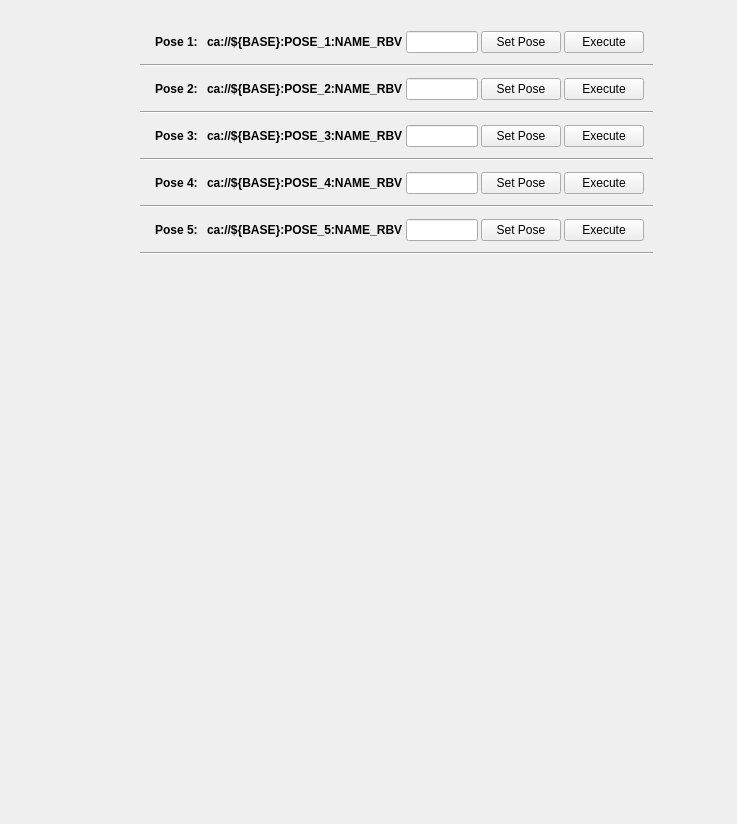
<?xml version="1.0" encoding="UTF-8"?>
<ui version="4.0">
 <class>Form</class>
 <widget class="QWidget" name="Form">
  <property name="geometry">
   <rect>
    <x>0</x>
    <y>0</y>
    <width>737</width>
    <height>824</height>
   </rect>
  </property>
  <property name="windowTitle">
   <string>Form</string>
  </property>
  <widget class="QWidget" name="layoutWidget">
   <property name="geometry">
    <rect>
     <x>140</x>
     <y>20</y>
     <width>513</width>
     <height>790</height>
    </rect>
   </property>
   <layout class="QVBoxLayout" name="value_layout" stretch="0,0,0,0,0,0,0,0,0,0,0,0,0">
    <property name="spacing">
     <number>10</number>
    </property>
    <item>
     <widget class="PyDMLineEdit" name="user_setpoint">
      <property name="maximumSize">
       <size>
        <width>0</width>
        <height>0</height>
       </size>
      </property>
      <property name="toolTip">
       <string/>
      </property>
     </widget>
    </item>
    <item>
     <widget class="QWidget" name="frame_1" native="true">
      <layout class="QHBoxLayout" name="tweak_layout" stretch="0,0,0,0,0">
       <property name="spacing">
        <number>3</number>
       </property>
       <property name="topMargin">
        <number>1</number>
       </property>
       <property name="bottomMargin">
        <number>1</number>
       </property>
       <item>
        <widget class="PyDMLabel" name="PyDMLabel">
         <property name="font">
          <font>
           <weight>75</weight>
           <bold>true</bold>
          </font>
         </property>
         <property name="toolTip">
          <string/>
         </property>
         <property name="text">
          <string>Pose 1:</string>
         </property>
         <property name="indent">
          <number>6</number>
         </property>
         <property name="channel" stdset="0">
          <string/>
         </property>
        </widget>
       </item>
       <item>
        <widget class="PyDMLabel" name="PyDMLabel_6">
         <property name="font">
          <font>
           <weight>75</weight>
           <bold>true</bold>
          </font>
         </property>
         <property name="toolTip">
          <string/>
         </property>
         <property name="text">
          <string>ca://${BASE}:POSE_1:NAME_RBV</string>
         </property>
         <property name="indent">
          <number>6</number>
         </property>
         <property name="channel" stdset="0">
          <string>ca://${BASE}:POSE_1:NAME_RBV</string>
         </property>
        </widget>
       </item>
       <item>
        <widget class="PyDMLineEdit" name="PyDMLineEdit">
         <property name="toolTip">
          <string/>
         </property>
         <property name="text">
          <string/>
         </property>
         <property name="channel" stdset="0">
          <string>ca://${BASE}:POSE_1:NAME</string>
         </property>
        </widget>
       </item>
       <item>
        <widget class="PyDMPushButton" name="PyDMPushButton_2">
         <property name="toolTip">
          <string/>
         </property>
         <property name="text">
          <string>Set Pose</string>
         </property>
         <property name="channel" stdset="0">
          <string>ca://${BASE}:POSE_1:RECORD</string>
         </property>
         <property name="showConfirmDialog" stdset="0">
          <bool>true</bool>
         </property>
         <property name="confirmMessage" stdset="0">
          <string>Are you sure you want to proceed? This will overwrite any previous pose.</string>
         </property>
         <property name="pressValue" stdset="0">
          <string>1</string>
         </property>
         <property name="releaseValue" stdset="0">
          <string>1</string>
         </property>
         <property name="writeWhenRelease" stdset="0">
          <bool>true</bool>
         </property>
        </widget>
       </item>
       <item>
        <widget class="PyDMPushButton" name="PyDMPushButton">
         <property name="toolTip">
          <string/>
         </property>
         <property name="text">
          <string>Execute</string>
         </property>
         <property name="channel" stdset="0">
          <string>ca://${BASE}:POSE_1:EXECUTE</string>
         </property>
         <property name="showConfirmDialog" stdset="0">
          <bool>true</bool>
         </property>
         <property name="pressValue" stdset="0">
          <string>1</string>
         </property>
         <property name="releaseValue" stdset="0">
          <string>1</string>
         </property>
         <property name="writeWhenRelease" stdset="0">
          <bool>true</bool>
         </property>
        </widget>
       </item>
      </layout>
     </widget>
    </item>
    <item>
     <widget class="Line" name="line">
      <property name="orientation">
       <enum>Qt::Horizontal</enum>
      </property>
     </widget>
    </item>
    <item>
     <widget class="QWidget" name="frame_2" native="true">
      <layout class="QHBoxLayout" name="tweak_layout_2" stretch="0,0,0,0,0">
       <property name="spacing">
        <number>3</number>
       </property>
       <property name="topMargin">
        <number>1</number>
       </property>
       <property name="bottomMargin">
        <number>1</number>
       </property>
       <item>
        <widget class="PyDMLabel" name="PyDMLabel_2">
         <property name="font">
          <font>
           <weight>75</weight>
           <bold>true</bold>
          </font>
         </property>
         <property name="toolTip">
          <string/>
         </property>
         <property name="text">
          <string>Pose 2:</string>
         </property>
         <property name="indent">
          <number>6</number>
         </property>
         <property name="channel" stdset="0">
          <string/>
         </property>
        </widget>
       </item>
       <item>
        <widget class="PyDMLabel" name="PyDMLabel_7">
         <property name="font">
          <font>
           <weight>75</weight>
           <bold>true</bold>
          </font>
         </property>
         <property name="toolTip">
          <string/>
         </property>
         <property name="text">
          <string>ca://${BASE}:POSE_2:NAME_RBV</string>
         </property>
         <property name="indent">
          <number>6</number>
         </property>
         <property name="channel" stdset="0">
          <string>ca://${BASE}:POSE_2:NAME_RBV</string>
         </property>
        </widget>
       </item>
       <item>
        <widget class="PyDMLineEdit" name="PyDMLineEdit_2">
         <property name="toolTip">
          <string/>
         </property>
         <property name="text">
          <string/>
         </property>
         <property name="channel" stdset="0">
          <string>ca://${BASE}:POSE_2:NAME</string>
         </property>
        </widget>
       </item>
       <item>
        <widget class="PyDMPushButton" name="PyDMPushButton_4">
         <property name="toolTip">
          <string/>
         </property>
         <property name="text">
          <string>Set Pose</string>
         </property>
         <property name="channel" stdset="0">
          <string>ca://${BASE}:POSE_2:RECORD</string>
         </property>
         <property name="showConfirmDialog" stdset="0">
          <bool>true</bool>
         </property>
         <property name="confirmMessage" stdset="0">
          <string>Are you sure you want to proceed? This will overwrite any previous pose.</string>
         </property>
         <property name="pressValue" stdset="0">
          <string>1</string>
         </property>
         <property name="releaseValue" stdset="0">
          <string>1</string>
         </property>
         <property name="writeWhenRelease" stdset="0">
          <bool>true</bool>
         </property>
        </widget>
       </item>
       <item>
        <widget class="PyDMPushButton" name="PyDMPushButton_3">
         <property name="toolTip">
          <string/>
         </property>
         <property name="text">
          <string>Execute</string>
         </property>
         <property name="channel" stdset="0">
          <string>ca://${BASE}:POSE_2:EXECUTE</string>
         </property>
         <property name="showConfirmDialog" stdset="0">
          <bool>true</bool>
         </property>
         <property name="pressValue" stdset="0">
          <string>1</string>
         </property>
         <property name="releaseValue" stdset="0">
          <string>1</string>
         </property>
         <property name="writeWhenRelease" stdset="0">
          <bool>true</bool>
         </property>
        </widget>
       </item>
      </layout>
     </widget>
    </item>
    <item>
     <widget class="Line" name="line_2">
      <property name="orientation">
       <enum>Qt::Horizontal</enum>
      </property>
     </widget>
    </item>
    <item>
     <widget class="QWidget" name="frame_3" native="true">
      <layout class="QHBoxLayout" name="tweak_layout_3" stretch="0,0,0,0,0">
       <property name="spacing">
        <number>3</number>
       </property>
       <property name="topMargin">
        <number>1</number>
       </property>
       <property name="bottomMargin">
        <number>1</number>
       </property>
       <item>
        <widget class="PyDMLabel" name="PyDMLabel_5">
         <property name="font">
          <font>
           <weight>75</weight>
           <bold>true</bold>
          </font>
         </property>
         <property name="toolTip">
          <string/>
         </property>
         <property name="text">
          <string>Pose 3:</string>
         </property>
         <property name="indent">
          <number>6</number>
         </property>
         <property name="channel" stdset="0">
          <string/>
         </property>
        </widget>
       </item>
       <item>
        <widget class="PyDMLabel" name="PyDMLabel_8">
         <property name="font">
          <font>
           <weight>75</weight>
           <bold>true</bold>
          </font>
         </property>
         <property name="toolTip">
          <string/>
         </property>
         <property name="text">
          <string>ca://${BASE}:POSE_3:NAME_RBV</string>
         </property>
         <property name="indent">
          <number>6</number>
         </property>
         <property name="channel" stdset="0">
          <string>ca://${BASE}:POSE_3:NAME_RBV</string>
         </property>
        </widget>
       </item>
       <item>
        <widget class="PyDMLineEdit" name="PyDMLineEdit_3">
         <property name="toolTip">
          <string/>
         </property>
         <property name="channel" stdset="0">
          <string>ca://${BASE}:POSE_3:NAME</string>
         </property>
        </widget>
       </item>
       <item>
        <widget class="PyDMPushButton" name="PyDMPushButton_6">
         <property name="toolTip">
          <string/>
         </property>
         <property name="text">
          <string>Set Pose</string>
         </property>
         <property name="channel" stdset="0">
          <string>ca://${BASE}:POSE_3:RECORD</string>
         </property>
         <property name="showConfirmDialog" stdset="0">
          <bool>true</bool>
         </property>
         <property name="confirmMessage" stdset="0">
          <string>Are you sure you want to proceed? This will overwrite any previous pose.</string>
         </property>
         <property name="pressValue" stdset="0">
          <string>1</string>
         </property>
         <property name="releaseValue" stdset="0">
          <string>1</string>
         </property>
         <property name="writeWhenRelease" stdset="0">
          <bool>true</bool>
         </property>
        </widget>
       </item>
       <item>
        <widget class="PyDMPushButton" name="PyDMPushButton_5">
         <property name="toolTip">
          <string/>
         </property>
         <property name="text">
          <string>Execute</string>
         </property>
         <property name="channel" stdset="0">
          <string>ca://${BASE}:POSE_3:EXECUTE</string>
         </property>
         <property name="showConfirmDialog" stdset="0">
          <bool>true</bool>
         </property>
         <property name="pressValue" stdset="0">
          <string>1</string>
         </property>
         <property name="releaseValue" stdset="0">
          <string>1</string>
         </property>
         <property name="writeWhenRelease" stdset="0">
          <bool>true</bool>
         </property>
        </widget>
       </item>
      </layout>
     </widget>
    </item>
    <item>
     <widget class="Line" name="line_3">
      <property name="orientation">
       <enum>Qt::Horizontal</enum>
      </property>
     </widget>
    </item>
    <item>
     <widget class="QWidget" name="frame_4" native="true">
      <layout class="QHBoxLayout" name="tweak_layout_4" stretch="0,0,0,0,0">
       <property name="spacing">
        <number>3</number>
       </property>
       <property name="topMargin">
        <number>1</number>
       </property>
       <property name="bottomMargin">
        <number>1</number>
       </property>
       <item>
        <widget class="PyDMLabel" name="PyDMLabel_4">
         <property name="font">
          <font>
           <weight>75</weight>
           <bold>true</bold>
          </font>
         </property>
         <property name="toolTip">
          <string/>
         </property>
         <property name="text">
          <string>Pose 4:</string>
         </property>
         <property name="indent">
          <number>6</number>
         </property>
         <property name="channel" stdset="0">
          <string/>
         </property>
        </widget>
       </item>
       <item>
        <widget class="PyDMLabel" name="PyDMLabel_9">
         <property name="font">
          <font>
           <weight>75</weight>
           <bold>true</bold>
          </font>
         </property>
         <property name="toolTip">
          <string/>
         </property>
         <property name="text">
          <string>ca://${BASE}:POSE_4:NAME_RBV</string>
         </property>
         <property name="indent">
          <number>6</number>
         </property>
         <property name="channel" stdset="0">
          <string>ca://${BASE}:POSE_4:NAME_RBV</string>
         </property>
        </widget>
       </item>
       <item>
        <widget class="PyDMLineEdit" name="PyDMLineEdit_4">
         <property name="toolTip">
          <string/>
         </property>
         <property name="channel" stdset="0">
          <string>ca://${BASE}:POSE_4:NAME</string>
         </property>
        </widget>
       </item>
       <item>
        <widget class="PyDMPushButton" name="PyDMPushButton_8">
         <property name="toolTip">
          <string/>
         </property>
         <property name="text">
          <string>Set Pose</string>
         </property>
         <property name="channel" stdset="0">
          <string>ca://${BASE}:POSE_4:RECORD</string>
         </property>
         <property name="showConfirmDialog" stdset="0">
          <bool>true</bool>
         </property>
         <property name="confirmMessage" stdset="0">
          <string>Are you sure you want to proceed? This will overwrite any previous pose.</string>
         </property>
         <property name="pressValue" stdset="0">
          <string>1</string>
         </property>
         <property name="releaseValue" stdset="0">
          <string>1</string>
         </property>
         <property name="writeWhenRelease" stdset="0">
          <bool>true</bool>
         </property>
        </widget>
       </item>
       <item>
        <widget class="PyDMPushButton" name="PyDMPushButton_7">
         <property name="toolTip">
          <string/>
         </property>
         <property name="text">
          <string>Execute</string>
         </property>
         <property name="channel" stdset="0">
          <string>ca://${BASE}:POSE_4:EXECUTE</string>
         </property>
         <property name="showConfirmDialog" stdset="0">
          <bool>true</bool>
         </property>
         <property name="pressValue" stdset="0">
          <string>1</string>
         </property>
         <property name="releaseValue" stdset="0">
          <string>1</string>
         </property>
         <property name="writeWhenRelease" stdset="0">
          <bool>true</bool>
         </property>
        </widget>
       </item>
      </layout>
     </widget>
    </item>
    <item>
     <widget class="Line" name="line_4">
      <property name="orientation">
       <enum>Qt::Horizontal</enum>
      </property>
     </widget>
    </item>
    <item>
     <widget class="QWidget" name="frame_5" native="true">
      <layout class="QHBoxLayout" name="tweak_layout_5" stretch="0,0,0,0,0">
       <property name="spacing">
        <number>3</number>
       </property>
       <property name="topMargin">
        <number>1</number>
       </property>
       <property name="bottomMargin">
        <number>1</number>
       </property>
       <item>
        <widget class="PyDMLabel" name="PyDMLabel_3">
         <property name="font">
          <font>
           <weight>75</weight>
           <bold>true</bold>
          </font>
         </property>
         <property name="toolTip">
          <string/>
         </property>
         <property name="text">
          <string>Pose 5:</string>
         </property>
         <property name="indent">
          <number>6</number>
         </property>
         <property name="channel" stdset="0">
          <string/>
         </property>
        </widget>
       </item>
       <item>
        <widget class="PyDMLabel" name="PyDMLabel_10">
         <property name="font">
          <font>
           <weight>75</weight>
           <bold>true</bold>
          </font>
         </property>
         <property name="toolTip">
          <string/>
         </property>
         <property name="text">
          <string>ca://${BASE}:POSE_5:NAME_RBV</string>
         </property>
         <property name="indent">
          <number>6</number>
         </property>
         <property name="channel" stdset="0">
          <string>ca://${BASE}:POSE_5:NAME_RBV</string>
         </property>
        </widget>
       </item>
       <item>
        <widget class="PyDMLineEdit" name="PyDMLineEdit_5">
         <property name="toolTip">
          <string/>
         </property>
         <property name="channel" stdset="0">
          <string>ca://${BASE}:POSE_5:NAME</string>
         </property>
        </widget>
       </item>
       <item>
        <widget class="PyDMPushButton" name="PyDMPushButton_10">
         <property name="toolTip">
          <string/>
         </property>
         <property name="text">
          <string>Set Pose</string>
         </property>
         <property name="channel" stdset="0">
          <string>ca://${BASE}:POSE_5:RECORD</string>
         </property>
         <property name="showConfirmDialog" stdset="0">
          <bool>true</bool>
         </property>
         <property name="confirmMessage" stdset="0">
          <string>Are you sure you want to proceed? This will overwrite any previous pose.</string>
         </property>
         <property name="pressValue" stdset="0">
          <string>1</string>
         </property>
         <property name="releaseValue" stdset="0">
          <string>1</string>
         </property>
         <property name="writeWhenRelease" stdset="0">
          <bool>true</bool>
         </property>
        </widget>
       </item>
       <item>
        <widget class="PyDMPushButton" name="PyDMPushButton_9">
         <property name="toolTip">
          <string/>
         </property>
         <property name="text">
          <string>Execute</string>
         </property>
         <property name="channel" stdset="0">
          <string>ca://${BASE}:POSE_5:EXECUTE</string>
         </property>
         <property name="showConfirmDialog" stdset="0">
          <bool>true</bool>
         </property>
         <property name="pressValue" stdset="0">
          <string>1</string>
         </property>
         <property name="releaseValue" stdset="0">
          <string>1</string>
         </property>
         <property name="writeWhenRelease" stdset="0">
          <bool>true</bool>
         </property>
        </widget>
       </item>
      </layout>
     </widget>
    </item>
    <item>
     <widget class="Line" name="line_5">
      <property name="orientation">
       <enum>Qt::Horizontal</enum>
      </property>
     </widget>
    </item>
    <item>
     <spacer name="verticalSpacer">
      <property name="orientation">
       <enum>Qt::Vertical</enum>
      </property>
      <property name="sizeHint" stdset="0">
       <size>
        <width>20</width>
        <height>40</height>
       </size>
      </property>
     </spacer>
    </item>
    <item>
     <widget class="QWidget" name="frame_6" native="true">
      <layout class="QHBoxLayout" name="tweak_layout_7">
       <property name="spacing">
        <number>3</number>
       </property>
       <property name="topMargin">
        <number>1</number>
       </property>
       <property name="bottomMargin">
        <number>1</number>
       </property>
      </layout>
     </widget>
    </item>
   </layout>
  </widget>
 </widget>
 <customwidgets>
  <customwidget>
   <class>PyDMLabel</class>
   <extends>QLabel</extends>
   <header>pydm.widgets.label</header>
  </customwidget>
  <customwidget>
   <class>PyDMLineEdit</class>
   <extends>QLineEdit</extends>
   <header>pydm.widgets.line_edit</header>
  </customwidget>
  <customwidget>
   <class>PyDMPushButton</class>
   <extends>QPushButton</extends>
   <header>pydm.widgets.pushbutton</header>
  </customwidget>
 </customwidgets>
 <resources/>
 <connections/>
</ui>
